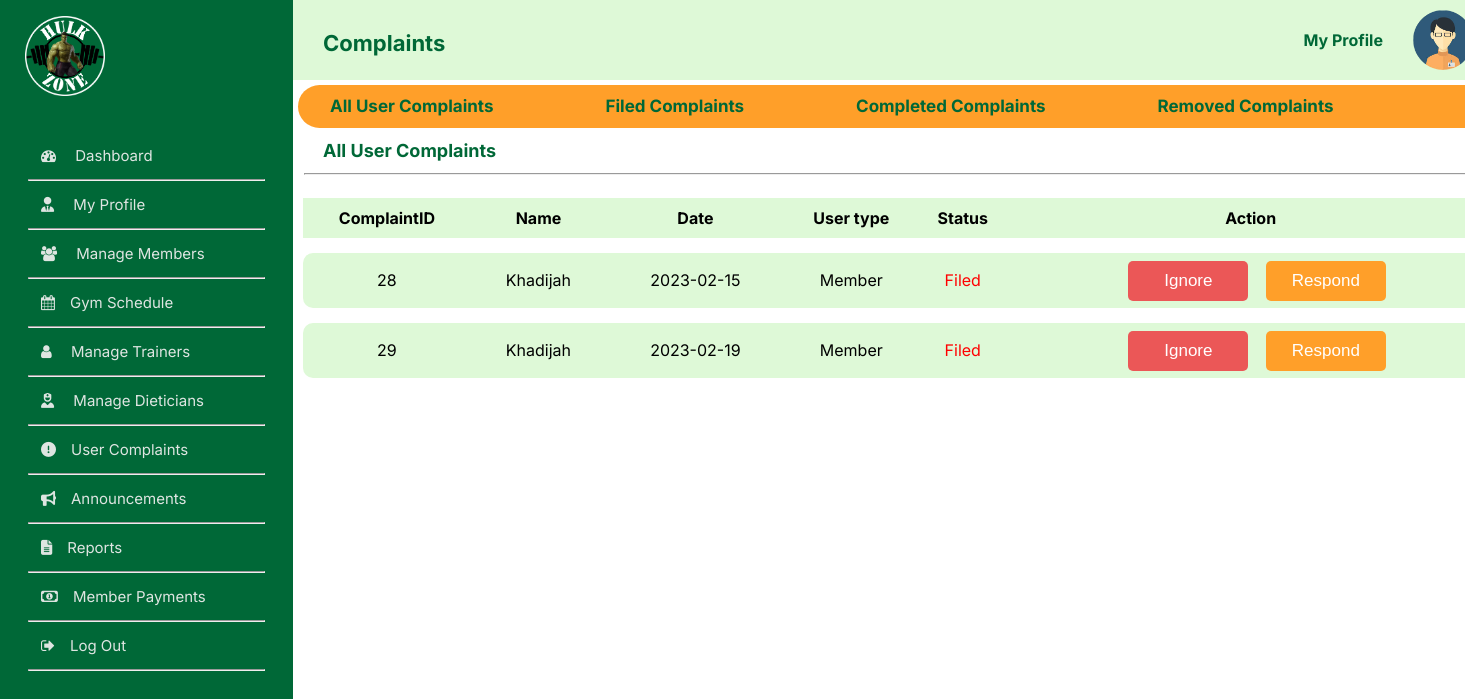
Page /admin/manageComplaints.php (signed in) on the earlier database version.
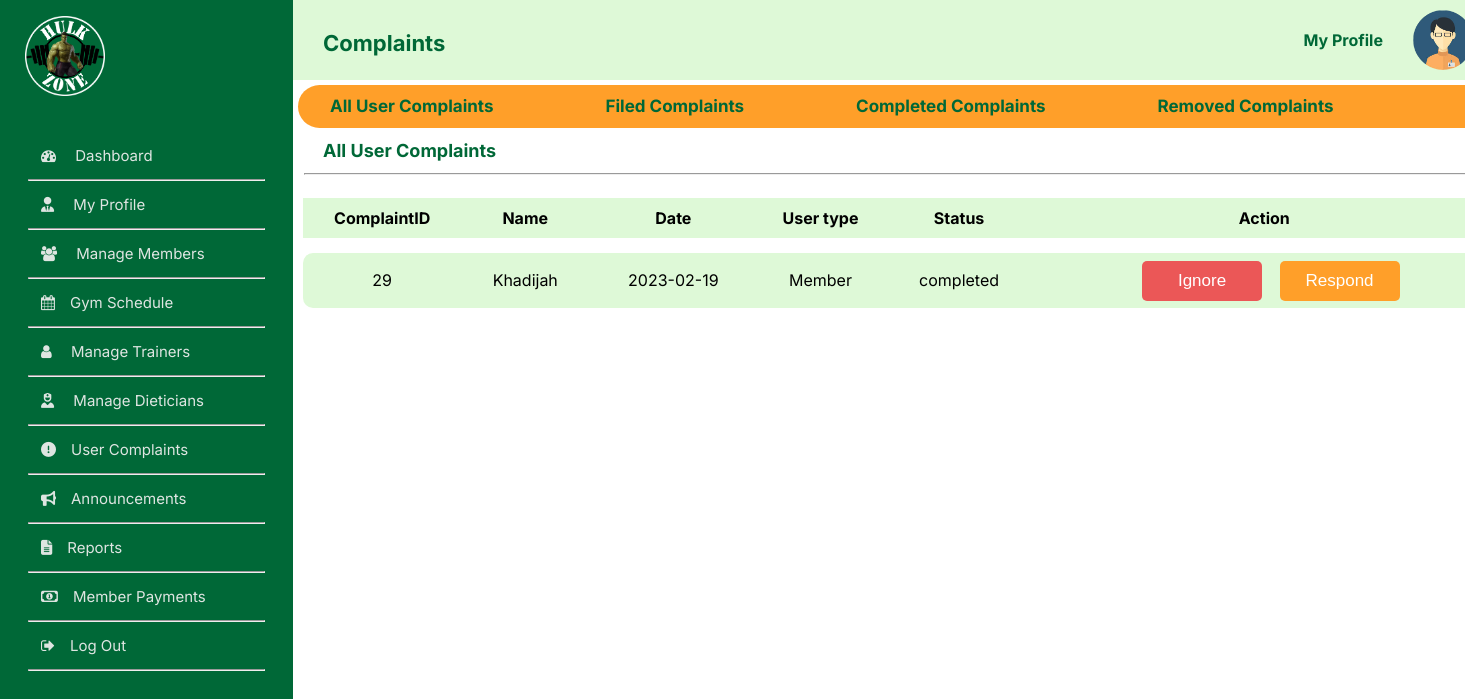
Same page on the later database version.
### tables this page shows
CREATE TABLE `complaint` (
  `complaintID` int NOT NULL,
  `subject` varchar(200) NOT NULL,
  `description` text NOT NULL,
  `status` varchar(100) NOT NULL,
  `dateReported` date NOT NULL,
  `actionTaken` text,
  `userID` int NOT NULL,
  `evidence` text
);

CREATE TABLE `user` (
  `userID` int NOT NULL,
  `fName` text NOT NULL,
  `lName` text NOT NULL,
  `NIC` text NOT NULL,
  `gender` varchar(50) NOT NULL,
  `profilePhoto` text,
  `dateOfBirth` date NOT NULL,
  `roles` int NOT NULL,
  `statuses` int NOT NULL,
  `contactNumber` int NOT NULL,
  `streetNumber` varchar(255) DEFAULT NULL,
  `addressLine01` text,
  `addressLine02` text,
  `city` text,
  `pw` varchar(255) NOT NULL,
  `created_at` date NOT NULL,
  `email` varchar(50) NOT NULL
);

### admin/manageComplaints.php (the view, shortened to what this page needs)
<!DOCTYPE html>
<html lang="en">
<head>
    <link rel="stylesheet" href="css/header.css">
    <link rel="stylesheet" href="css/sideBar.css">
    <link rel="stylesheet" href="css/table.css">
    <link rel="stylesheet" href="https://cdnjs.cloudflare.com/ajax/libs/font-awesome/4.7.0/css/font-awesome.min.css">
</head>
<body>
<?php
include('../admin/sideBar.php');
?>
<div class="right">
    <div class="content" >
        <div class="contentLeft">
            <p class="title">Complaints</p>
        </div>
        <div class="contentMiddle">
            <p class="myProfile">My Profile</p>
        </div>
        <div class="contentRight" ><img src="images/admin.png" alt="AdminLogo" class="adminLogo"></div>
    </div>
    <div class="down">
        <div class="topic" style="display: flex;flex-direction:row;">
        <a href="manageComplaints.php" class="linkToptopic"><div class="topTopics"><h1  class="topTopic" >All User Complaints</h1></div></a>
        <a href="filedComplaints.php" class="linkToptopic"><div class="topTopics"><h1 class="topTopic">Filed Complaints</h1></div></a>
        <a href="completedComplaints.php" class="linkToptopic"><div class="topTopics"><h1 class="topTopic">Completed Complaints</h1></div></a>
        <a href="ignoredComplaints.php" class="linkToptopic"><div class="topTopics" ><h1 class="topTopic" >Removed Complaints</h1></div></a>
        </div>
        <div>
        <div ><h1 class="titlebelow" >All User Complaints</h1></div>
        </div>
        <hr style="width: 98%;">
        <div class="tableAnnouncements">
            <table class="announcements">
                <tr>
                   <th>ComplaintID</th>
                   <th>Name</th>
                   <th>Date</th>
                   <th>User type</th>
                   <th>Status</th>
                   <th>Action</th>
                </tr>
                <?php
                    include('../../HulkZone/connect.php');
                    $sql="SELECT complaint.complaintID, user.fName, complaint.dateReported,complaint.status,
                    CASE user.roles
                        WHEN 1 THEN 'Member'
                        WHEN 2 THEN 'Trainer'
                        WHEN 3 THEN 'Dietician'
                        ELSE 'Unknown'
                    END as userType
             FROM complaint
             INNER JOIN user ON complaint.userID = user.userID";
             $result = mysqli_query($conn, $sql);
                    while ($row = $result->fetch_assoc()) {
                        if ($row['status'] != 'Ignored') {
                        echo"
                    <tr>
                   <td>$row[complaintID]</td>
                   <td>$row[fName]</td>
                   <td>$row[dateReported]</td>
                   <td>$row[userType]</td>
                   <td>". (($row['status'] == 'Filed') ? '<span style="color:red;">Filed</span>' : $row['status']) . "</td>
                   <td><a href='deleteComplaint.php?complaintID=$row[complaintID]'onclick='return confirm(\"Are you sure you want to remove this compalint?\");'><button class='button1'>Ignore</button></a>
                   <a href='editComplaint.php?complaintID=$row[complaintID]' ><button class='button2' style='width: 120px;margin-top:1px'>Respond</button></a>
                   </td>
                </tr>";
                    }
                }
                ?>
            </table>
        </div>
    </div>
    </div>
    </body>
</html>

Differences in the rows shown:
no longer on this page (row edited): complaint: complaintID "28", userID.fName "Khadijah", dateReported "2023-02-15", row "Member", status "Filed"
changed complaint "Khadijah": status (not shown) → "completed"; no longer shows "Filed"
